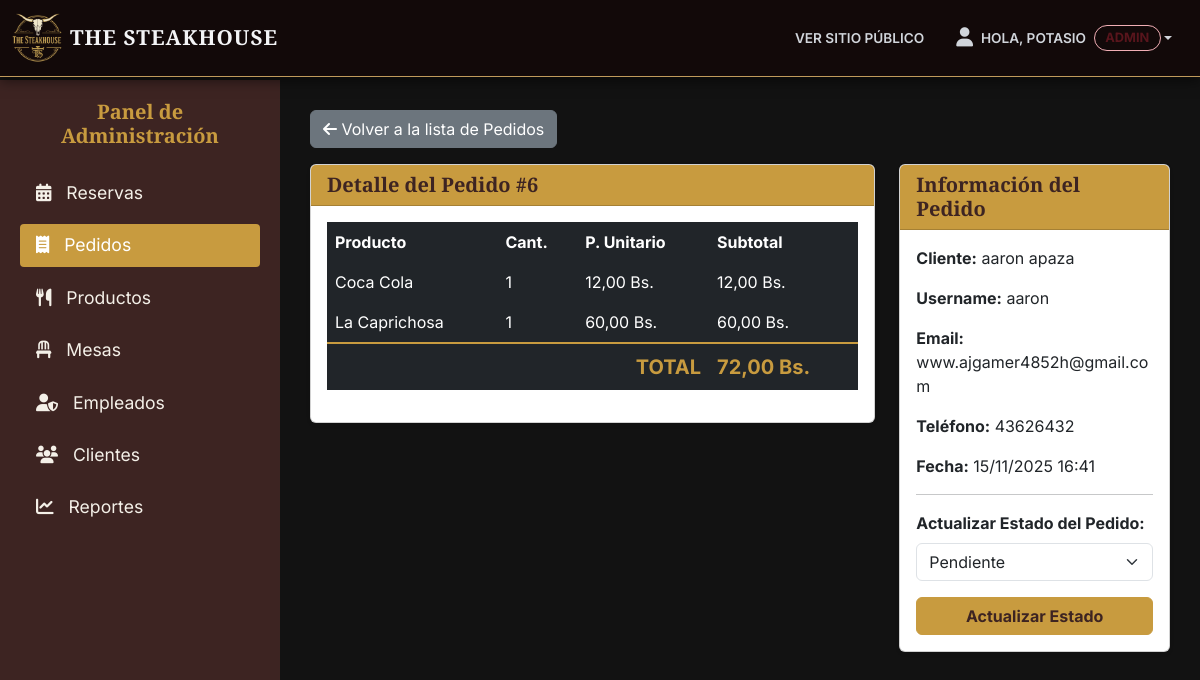
The page /panel/pedidos/detalle/6/ (signed in) on the database its author committed.
### pedidos/models.py (models this page shows, shortened)
class Pedido(models.Model):
    ESTADO_PEDIDO_CHOICES = (
        ('PENDIENTE', 'Pendiente'),
        ('EN_PREPARACION', 'En Preparación'),
        ('LISTO', 'Listo para Servir'),
        ('ENTREGADO', 'Entregado'),
        ('CANCELADO', 'Cancelado'),
    )
    usuario = models.ForeignKey(settings.AUTH_USER_MODEL, on_delete=models.SET_NULL, null=True, blank=True, related_name="pedidos")
    cliente = models.ForeignKey(Cliente, on_delete=models.SET_NULL, null=True, blank=True)
    mesa = models.ForeignKey(Mesa, on_delete=models.SET_NULL, null=True, blank=True)
    fecha_pedido = models.DateTimeField(auto_now_add=True)
    estado_pedido = models.CharField(max_length=20, choices=ESTADO_PEDIDO_CHOICES, default='PENDIENTE')
    total = models.DecimalField(max_digits=10, decimal_places=2, default=0.00)

class DetallePedido(models.Model):
    pedido = models.ForeignKey(Pedido, related_name='detalles', on_delete=models.CASCADE)
    producto = models.ForeignKey(Producto, on_delete=models.PROTECT)
    cantidad = models.PositiveIntegerField(default=1)
    precio_unitario = models.DecimalField(max_digits=10, decimal_places=2) # Se guarda el precio al momento de la compra
    subtotal = models.DecimalField(max_digits=10, decimal_places=2)

### productos/models.py (models this page shows, shortened)
class Producto(models.Model):
    CATEGORIA_CHOICES = (
        ('CARNE', 'Cortes de Carne'),
        ('HAMBURGUESA', 'Hamburguesas'),
        ('GUARNICION', 'Guarniciones'),
        ('BEBIDA', 'Bebidas'),
        ('POSTRE', 'Postres'),
    )
    nombre_producto = models.CharField(max_length=100)
    descripcion = models.TextField(blank=True, null=True)
    precio = models.DecimalField(max_digits=10, decimal_places=2)
    categoria = models.CharField(max_length=20, choices=CATEGORIA_CHOICES)
    disponible = models.BooleanField(default=True)
    imagen = models.ImageField(upload_to='productos/', blank=True, null=True)

### clientes/models.py (models this page shows, shortened)
class Cliente(models.Model):
    usuario = models.OneToOneField(User, on_delete=models.CASCADE, related_name="cliente")
    nombre = models.CharField(max_length=100)
    apellido = models.CharField(max_length=100)
    email = models.EmailField(unique=True)
    telefono = models.CharField(max_length=20, blank=True, null=True)
    fecha_registro = models.DateTimeField(auto_now_add=True)
    foto_perfil = models.ImageField(upload_to='perfiles/', null=True, blank=True)

### dashboard/views.py (the view, shortened to what this page needs)
# urls.py: path('pedidos/detalle/<int:pk>/', views.pedido_detail, name='pedido_detail'),
@staff_requerido
def pedido_detail(request, pk):
    pedido = get_object_or_404(Pedido, pk=pk)
    context = {
        'pedido': pedido
    }
    return render(request, 'dashboard/pedido_detail.html', context)

### dashboard/views.py (called while the page is built)
def staff_requerido(function):
    return user_passes_test(
        lambda u: u.is_authenticated and u.is_staff,
        login_url='login',
        redirect_field_name=None
    )(function)

### templates/dashboard/pedido_detail.html (shortened to what this page needs)
{% extends 'dashboard/base_dashboard.html' %}
{% block content %}
<a href="{% url 'dashboard_pedidos' %}" class="btn btn-secondary mb-3">
    <i class="fa fa-arrow-left"></i> Volver a la lista de Pedidos
</a>
<div class="row">
    <div class="col-lg-8">
        <div class="card shadow-sm card-dark">
            <div class="card-header card-header-gold">
                <h5 class="mb-0">Detalle del Pedido #{{ pedido.id }}</h5>
            </div>
            <div class="card-body">
                <div class="table-responsive">
                    <table class="table table-dark table-borderless">
                        <thead>
                            <tr>
                                <th scope="col">Producto</th>
                                <th scope="col">Cant.</th>
                                <th scope="col">P. Unitario</th>
                                <th scope="col">Subtotal</th>
                            </tr>
                        </thead>
                        <tbody>
                            {% for item in pedido.detalles.all %}
                            <tr>
                                <td>{{ item.producto.nombre_producto }}</td>
                                <td>{{ item.cantidad }}</td>
                                <td>{{ item.precio_unitario|floatformat:2 }} Bs.</td>
                                <td>{{ item.subtotal|floatformat:2 }} Bs.</td>
                            </tr>
                            {% endfor %}
                        </tbody>
                        <tfoot>
                            <tr style="border-top: 2px solid #c89b3f;">
                                <td colspan="3" class="text-end fs-5 fw-bold" style="color: #c89b3f;">TOTAL</td>
                                <td class="fs-5 fw-bold" style="color: #c89b3f;">{{ pedido.total|floatformat:2 }} Bs.</td>
                            </tr>
                        </tfoot>
                    </table>
                </div>
            </div>
        </div>
    </div>
    <div class="col-lg-4">
        <div class="card shadow-sm card-dark">
            <div class="card-header card-header-gold">
                <h5 class="mb-0">Información del Pedido</h5>
            </div>
            <div class="card-body">
                {% if pedido.cliente %}
                    <p><strong>Cliente:</strong> {{ pedido.cliente.nombre }} {{ pedido.cliente.apellido }}</p>
                    <p><strong>Username:</strong> {{ pedido.usuario.username }}</p>
                    <p><strong>Email:</strong> {{ pedido.cliente.email }}</p>
                    <p><strong>Teléfono:</strong> {{ pedido.cliente.telefono }}</p>
                {% else %}
                    <p><strong>Cliente:</strong> {{ pedido.usuario.username }} (Admin)</p>
                    <p><strong>Email:</strong> {{ pedido.usuario.email }}</p>
                {% endif %}
                <p><strong>Fecha:</strong> {{ pedido.fecha_pedido|date:"d/m/Y H:i" }}</p>
                <hr>
                <form method="POST">
                    <label for="estado_pedido" class="form-label fw-bold">Actualizar Estado del Pedido:</label>
                    <select name="estado_pedido" class="form-select">
                        {% for value, name in pedido.ESTADO_PEDIDO_CHOICES %}
                            <option value="{{ value }}" {% if pedido.estado_pedido == value %}selected{% endif %}>
                                {{ name }}
                            </option>
                        {% endfor %}
                    </select>
                    <button type="submit" class="btn btn-primary w-100 mt-3" style="background-color: #c89b3f; border-color: #c89b3f; color: #3d2422; font-weight: bold;">
                        Actualizar Estado
                    </button>
                </form>
            </div>
        </div>
    </div>
</div>
{% endblock %}

### templates/dashboard/base_dashboard.html (shortened to what this page needs)
{% load static %}
<!DOCTYPE html>
<html lang="es">
<head>
    <link href="https://cdn.jsdelivr.net/npm/bootstrap@5.3.3/dist/css/bootstrap.min.css" rel="stylesheet">
    <link rel="stylesheet" href="https://cdnjs.cloudflare.com/ajax/libs/font-awesome/6.5.2/css/all.min.css" />
    <link rel="stylesheet" href="{% static 'core/css/main.css' %}" />
</head>
<body class="site-container">
    <header id="main-header" class="fixed-top" style="z-index: 1030;">
        <nav class="navbar navbar-expand-lg">
            <div class="container-fluid">
                <a class="navbar-brand d-flex align-items-center" href="{% url 'home' %}">
                    <img src="{% static 'core/img/logo-steakhouse.png' %}" alt="Logo" width="50" height="50" class="d-inline-block align-text-top">
                    <span class="navbar-brand-text ms-2">THE STEAKHOUSE</span>
                </a>
                <div class="collapse navbar-collapse" id="mainNavbar">
                    <ul class="navbar-nav ms-auto mb-2 mb-lg-0 align-items-center">
                        <li class="nav-item">
                            <a class="nav-link" href="{% url 'home' %}">Ver Sitio Público</a>
                        </li>
                        {% if user.is_authenticated %}
                            <li class="nav-item dropdown">
                                <a class="nav-link dropdown-toggle d-flex align-items-center" href="#" role="button" data-bs-toggle="dropdown" aria-expanded="false">
                                    {% if user.cliente.foto_perfil %}
                                        <img src="{{ user.cliente.foto_perfil.url }}" alt="Foto de perfil" class="profile-pic-nav">
                                    {% else %}
                                        <i class="fa fa-user me-2" style="font-size: 1.2rem;"></i>
                                    {% endif %}
                                    Hola, {{ user.username }}
                                    {% with user.groups.first as group %}
                                        {% if user.is_superuser %}
                                            <span class="badge-rol badge bg-danger-emphasis text-danger-emphasis border border-danger-subtle rounded-pill ms-2">Admin</span>
                                        {% elif group.name == 'Cajero' %}
                                            <span class="badge-rol badge bg-info-emphasis text-info-emphasis border border-info-subtle rounded-pill ms-2">Cajero</span>
                                        {% elif group.name == 'Mesero' %}
                                            <span class="badge-rol badge bg-warning-emphasis text-warning-emphasis border border-warning-subtle rounded-pill ms-2">Mesero</span>
                                        {% elif user.is_staff %}
                                            <span class="badge-rol badge bg-secondary-emphasis text-secondary-emphasis border border-secondary-subtle rounded-pill ms-2">Staff</span>
                                        {% endif %}
                                    {% endwith %}
                                </a>
                            </li>
                        {% endif %}
                    </ul>
                </div>
            </div>
        </nav>
    </header>
    <div class="d-flex">
        <div class="sidebar d-flex flex-column">
            <h3 class="fs-5 text-center mb-4" style="font-family: 'Playfair Display', serif; color: #c89b3f;">
                Panel de Administración
            </h3>
            <ul class="nav flex-column mb-auto">
                {% if user.is_staff %}
                <li class="nav-item">
                    <a class="nav-link {% if 'reserva' in request.resolver_match.url_name %}active{% endif %}" href="{% url 'dashboard_reservas' %}">
                        <i class="fa fa-calendar-alt"></i> Reservas
                    </a>
                </li>
                <li class="nav-item">
                    <a class="nav-link {% if 'pedido' in request.resolver_match.url_name %}active{% endif %}" href="{% url 'dashboard_pedidos' %}">
                        <i class="fa fa-receipt"></i> Pedidos
                    </a>
                </li>
                {% endif %}
                {% if user.is_superuser %}
                <li class="nav-item">
                    <a class="nav-link {% if 'producto' in request.resolver_match.url_name %}active{% endif %}" href="{% url 'dashboard_productos' %}">
                        <i class="fa fa-utensils"></i> Productos
                    </a>
                </li>
                <li class="nav-item">
                    <a class="nav-link {% if 'mesa' in request.resolver_match.url_name %}active{% endif %}" href="{% url 'dashboard_mesas' %}">
                        <i class="fa fa-chair"></i> Mesas
                    </a>
                </li>
                <li class="nav-item">
                    <a class="nav-link {% if 'empleado' in request.resolver_match.url_name %}active{% endif %}" href="{% url 'dashboard_empleados' %}">
                        <i class="fa fa-user-shield"></i> Empleados
                    </a>
                </li>
                <li class="nav-item">
                    <a class="nav-link {% if 'cliente' in request.resolver_match.url_name %}active{% endif %}" href="{% url 'dashboard_clientes' %}">
                        <i class="fa fa-users"></i> Clientes
                    </a>
                </li>
                <li class="nav-item">
                    <a class="nav-link {% if 'reporte' in request.resolver_match.url_name %}active{% endif %}" href="{% url 'dashboard_reportes' %}">
                        <i class="fa fa-chart-line"></i> Reportes
                    </a>
                </li>
                {% endif %}
            </ul>
            </div>
        <main class="content">
            {% block content %}{% endblock %}
        </main>
    </div>
</body>
</html>

### core/static/core/css/main.css (style rules this page uses)
body { background-color: #121212; font-family: 'Inter', sans-serif; color: #f3f4f6; min-height: 100vh; position: relative; overflow-x: hidden; }
.font-serif-display, .section-title, .navbar-brand-text, .title-gold, h1, h2, h3, h4, h5 { font-family: 'Playfair Display', serif; font-weight: 700; }
#main-header .navbar { background-color: rgba(20, 10, 10, 0.95); backdrop-filter: blur(8px); border-bottom: 1px solid #c09a5b; box-shadow: 0 4px 12px rgba(0,0,0,0.5); z-index: 1030; }
#main-header .navbar-brand-text { font-size: 1.3rem; color: #f3f4f6; letter-spacing: 1px; }
#main-header .nav-link { color: #d1d5db; font-weight: 600; text-transform: uppercase; font-size: 0.85rem; padding: 0.5rem 1rem; transition: color 0.3s ease; }

### templates/dashboard/base_dashboard.html (style rules this page uses)
:root { --header-height: 80px; }
body { padding-top: var(--header-height); }
.sidebar { position: fixed; top: var(--header-height); left: 0; width: 280px; height: calc(100vh - var(--header-height)); background-color: #3d2422; color: #f4f0e8; padding: 20px; overflow-y: auto; z-index: 1020; }
.sidebar .nav-link { color: #f4f0e8; font-size: 1.1rem; margin-bottom: 10px; padding: .5rem 1rem; border-radius: .25rem; }
.sidebar .nav-link:hover, .sidebar .nav-link.active { color: #ffffff; background-color: #c89b3f; }
.sidebar .nav-link .fa { margin-right: 10px; }
.content { margin-left: 280px; padding: 30px; width: calc(100% - 280px); }
.card-header-gold { background-color: #c89b3f; color: #3d2422; font-family: 'Playfair Display', serif; }
.badge-rol { font-size: 0.8rem; padding: 0.4em 0.8em; vertical-align: middle; }

### rows shown on the page
Pedido: id "6", total "72,00", cliente.nombre "aaron", cliente.apellido "apaza", usuario.username "aaron", cliente.email "www.ajgamer4852h@gmail.com", cliente.telefono "43626432", fecha_pedido "15/11/2025 16:41", estado_pedido "Pendiente"
DetallePedido: producto.nombre_producto "Coca Cola", cantidad "1", precio_unitario "12,00", subtotal "12,00"
DetallePedido: producto.nombre_producto "La Caprichosa", cantidad "1", precio_unitario "60,00", subtotal "60,00"

### other values the page prints
{{ user.username }} "POTASIO"
